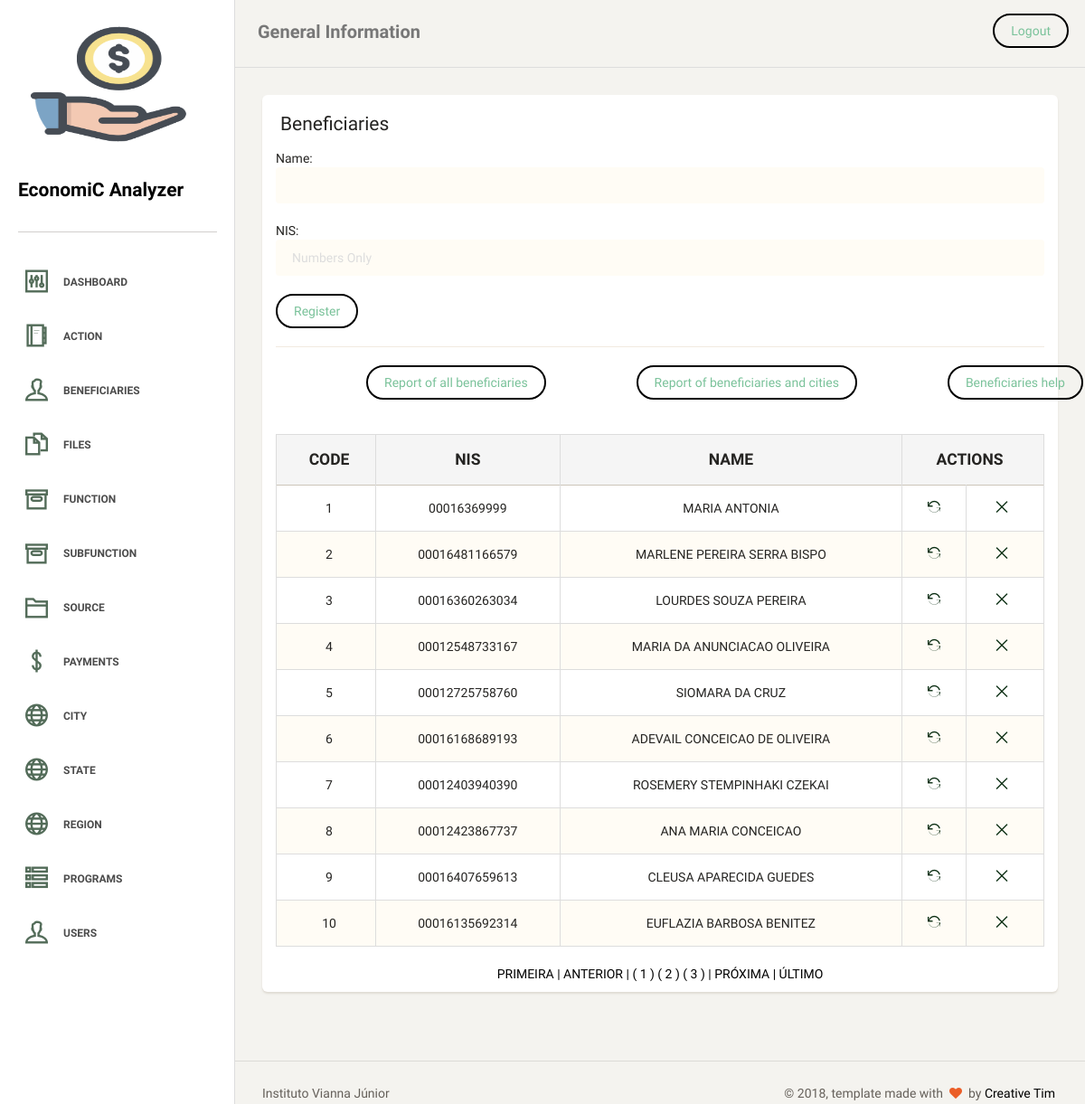
Page /beneficiaries.php on the committed database.
### tables this page shows
CREATE TABLE `tb_beneficiaries` (
  `id_beneficiaries` bigint(20) NOT NULL AUTO_INCREMENT,
  `str_nis` varchar(14) NOT NULL,
  `str_name_person` varchar(255) NOT NULL,
  PRIMARY KEY (`id_beneficiaries`)
);

### dao/beneficiariesDAO.php (the view, shortened to what this page needs)
<?php
require_once "classes/beneficiaries.php";
class beneficiariesDAO
{
    public function pagedTable()
    {
        global $pdo;
        $endereco = $_SERVER ['PHP_SELF'];
        $pagina_atual = (isset($_GET['page']) && is_numeric($_GET['page'])) ? $_GET['page'] : 1;
        $linha_inicial = ($pagina_atual - 1) * QTDE_REGISTROS;
        $sql = "SELECT id_beneficiaries, str_nis, str_name_person FROM tb_beneficiaries LIMIT {$linha_inicial}, " . QTDE_REGISTROS;
        $statement = $pdo->prepare($sql);
        $statement->execute();
        $dados = $statement->fetchAll(PDO::FETCH_OBJ);
        $sqlContador = "SELECT COUNT(*) AS total_registros FROM tb_beneficiaries";
        $statement = $pdo->prepare($sqlContador);
        $statement->execute();
        $valor = $statement->fetch(PDO::FETCH_OBJ);
        $primeira_pagina = 1;
        $ultima_pagina = ceil($valor->total_registros / QTDE_REGISTROS);
        $pagina_anterior = ($pagina_atual > 1) ? $pagina_atual - 1 : 0;
        $proxima_pagina = ($pagina_atual < $ultima_pagina) ? $pagina_atual + 1 : 0;
        $range_inicial = (($pagina_atual - RANGE_PAGINAS) >= 1) ? $pagina_atual - RANGE_PAGINAS : 1;
        $range_final = (($pagina_atual + RANGE_PAGINAS) <= $ultima_pagina) ? $pagina_atual + RANGE_PAGINAS : $ultima_pagina;
        $exibir_botao_inicio = ($range_inicial < $pagina_atual) ? 'mostrar' : 'esconder';
        $exibir_botao_final = ($range_final > $pagina_atual) ? 'mostrar' : 'esconder';
        if (!empty($dados)):
            echo "
     <table class='table table-striped table-bordered'>
     <thead>
       <tr style='text-transform: uppercase;' class='active'>
        <th style='text-align: center; font-weight: bolder;'>Code</th>
        <th style='text-align: center; font-weight: bolder;'>NIS</th>
        <th style='text-align: center; font-weight: bolder;'>Name</th>
        <th style='text-align: center; font-weight: bolder;' colspan='2'>Actions</th>
       </tr>
     </thead>
     <tbody>";
            foreach ($dados as $bene):
                echo "<tr>
        <td style='text-align: center'>$bene->id_beneficiaries</td>
        <td style='text-align: center'>$bene->str_nis</td>
        <td style='text-align: center'>$bene->str_name_person</td>
        <td style='text-align: center'><a href='?act=upd&id=$bene->id_beneficiaries' title='Alterar'><i class='ti-reload'></i></a></td>
        <td style='text-align: center'><a href='?act=del&id=$bene->id_beneficiaries' title='Remover'><i class='ti-close'></i></a></td>
       </tr>";
            endforeach;
            echo "
</tbody>
     </table>
     <div class='box-paginacao' style='text-align: center'>
       <a class='box-navegacao  $exibir_botao_inicio' href='$endereco?page=$primeira_pagina' title='Primeira Página'> PRIMEIRA  |</a>
       <a class='box-navegacao  $exibir_botao_inicio' href='$endereco?page=$pagina_anterior' title='Página Anterior'> ANTERIOR  |</a>
";
            for ($i = $range_inicial; $i <= $range_final; $i++):
                $destaque = ($i == $pagina_atual) ? 'destaque' : '';
                echo "<a class='box-numero $destaque' href='$endereco?page=$i'> ( $i ) </a>";
            endfor;
            echo "<a class='box-navegacao $exibir_botao_final' href='$endereco?page=$proxima_pagina' title='Próxima Página'>| PRÓXIMA  </a>
                  <a class='box-navegacao $exibir_botao_final' href='$endereco?page=$ultima_pagina'  title='Última Página'>| ÚLTIMO  </a>
     </div>";
        else:
            echo "<p class='bg-danger'>Nenhum registro foi encontrado!</p>
     ";
        endif;
    }
}

### rows in the picture
tb_beneficiaries: id_beneficiaries "1", str_nis "00016369999", str_name_person "MARIA ANTONIA"
tb_beneficiaries: id_beneficiaries "2", str_nis "00016481166579", str_name_person "MARLENE PEREIRA SERRA BISPO"
tb_beneficiaries: id_beneficiaries "3", str_nis "00016360263034", str_name_person "LOURDES SOUZA PEREIRA"
tb_beneficiaries: id_beneficiaries "4", str_nis "00012548733167", str_name_person "MARIA DA ANUNCIACAO OLIVEIRA"
tb_beneficiaries: id_beneficiaries "5", str_nis "00012725758760", str_name_person "SIOMARA DA CRUZ"
tb_beneficiaries: id_beneficiaries "6", str_nis "00016168689193", str_name_person "ADEVAIL CONCEICAO DE OLIVEIRA"
tb_beneficiaries: id_beneficiaries "7", str_nis "00012403940390", str_name_person "ROSEMERY STEMPINHAKI CZEKAI"
tb_beneficiaries: id_beneficiaries "8", str_nis "00012423867737", str_name_person "ANA MARIA CONCEICAO"
tb_beneficiaries: id_beneficiaries "9", str_nis "00016407659613", str_name_person "CLEUSA APARECIDA GUEDES"
tb_beneficiaries: id_beneficiaries "10", str_nis "00016135692314", str_name_person "EUFLAZIA BARBOSA BENITEZ"
